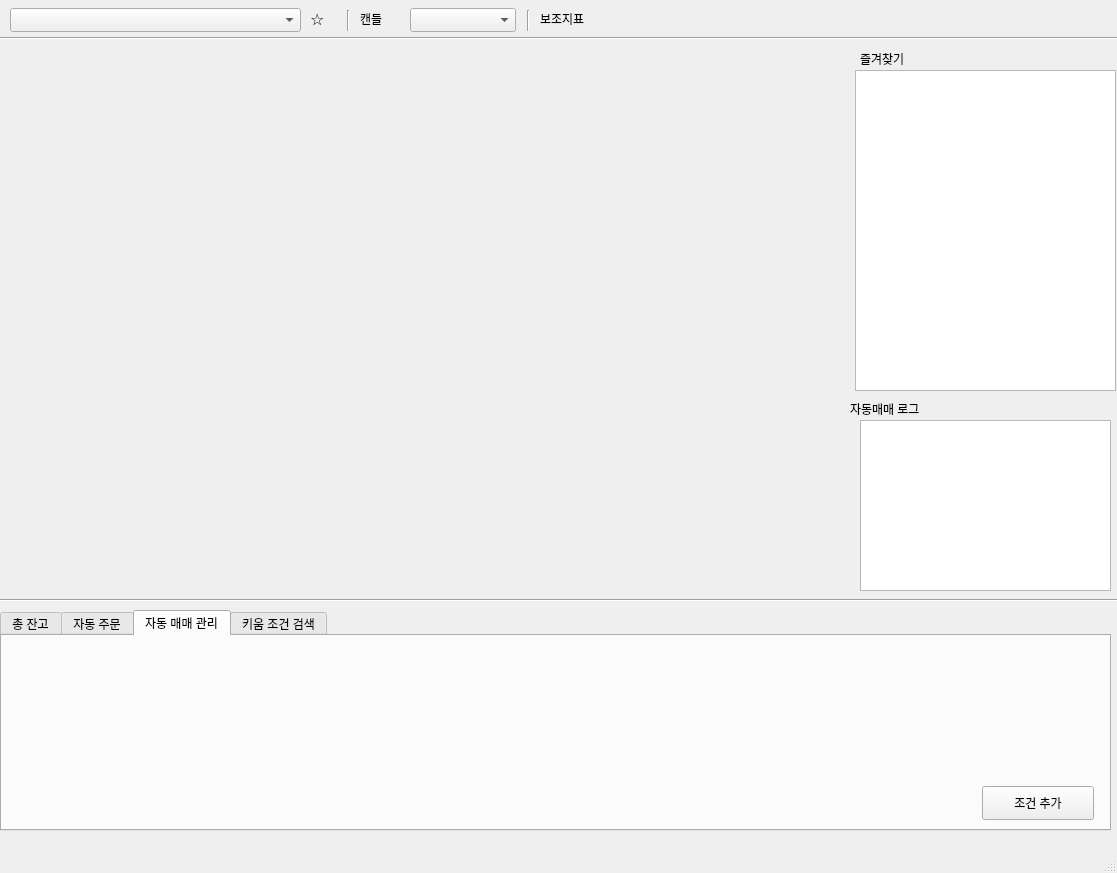
<?xml version="1.0" encoding="UTF-8"?>
<ui version="4.0">
 <class>MainWindow</class>
 <widget class="QMainWindow" name="MainWindow">
  <property name="geometry">
   <rect>
    <x>0</x>
    <y>0</y>
    <width>1117</width>
    <height>873</height>
   </rect>
  </property>
  <property name="windowTitle">
   <string>PATS(Pickel Automated Trading System)</string>
  </property>
  <widget class="QWidget" name="centralwidget">
   <widget class="QTabWidget" name="tab_bottom">
    <property name="geometry">
     <rect>
      <x>0</x>
      <y>610</y>
      <width>1111</width>
      <height>221</height>
     </rect>
    </property>
    <property name="currentIndex">
     <number>2</number>
    </property>
    <widget class="QWidget" name="tab_totalBalance">
     <attribute name="title">
      <string>총 잔고</string>
     </attribute>
     <widget class="QWidget" name="verticalLayoutWidget_2">
      <property name="geometry">
       <rect>
        <x>10</x>
        <y>10</y>
        <width>1091</width>
        <height>141</height>
       </rect>
      </property>
      <layout class="QVBoxLayout" name="bx_tab_totalBalance">
       <item>
        <widget class="QTableWidget" name="tbl_totalBalance"/>
       </item>
      </layout>
     </widget>
    </widget>
    <widget class="QWidget" name="tab_autoOrder">
     <attribute name="title">
      <string>자동 주문</string>
     </attribute>
     <widget class="QWidget" name="verticalLayoutWidget_3">
      <property name="geometry">
       <rect>
        <x>10</x>
        <y>9</y>
        <width>1091</width>
        <height>141</height>
       </rect>
      </property>
      <layout class="QVBoxLayout" name="bx_tab_autoOrder"/>
     </widget>
    </widget>
    <widget class="QWidget" name="tab_managerAutoOrder">
     <attribute name="title">
      <string>자동 매매 관리</string>
     </attribute>
     <widget class="QWidget" name="verticalLayoutWidget_4">
      <property name="geometry">
       <rect>
        <x>10</x>
        <y>10</y>
        <width>1091</width>
        <height>131</height>
       </rect>
      </property>
      <layout class="QVBoxLayout" name="bx_tab_manageAutoOrders"/>
     </widget>
     <widget class="QPushButton" name="bt_addCondition">
      <property name="geometry">
       <rect>
        <x>980</x>
        <y>150</y>
        <width>112</width>
        <height>34</height>
       </rect>
      </property>
      <property name="text">
       <string>조건 추가</string>
      </property>
     </widget>
    </widget>
    <widget class="QWidget" name="tab_kiwoomConditions">
     <attribute name="title">
      <string>키움 조건 검색</string>
     </attribute>
     <widget class="QWidget" name="verticalLayoutWidget_5">
      <property name="geometry">
       <rect>
        <x>10</x>
        <y>9</y>
        <width>1091</width>
        <height>141</height>
       </rect>
      </property>
      <layout class="QVBoxLayout" name="bx_tab_kiwoomConditions"/>
     </widget>
    </widget>
   </widget>
   <widget class="Line" name="line">
    <property name="geometry">
     <rect>
      <x>0</x>
      <y>590</y>
      <width>1121</width>
      <height>20</height>
     </rect>
    </property>
    <property name="orientation">
     <enum>Qt::Horizontal</enum>
    </property>
   </widget>
   <widget class="QTableView" name="tbl_favoriteTable">
    <property name="geometry">
     <rect>
      <x>855</x>
      <y>70</y>
      <width>261</width>
      <height>321</height>
     </rect>
    </property>
   </widget>
   <widget class="QLabel" name="label">
    <property name="geometry">
     <rect>
      <x>860</x>
      <y>50</y>
      <width>77</width>
      <height>18</height>
     </rect>
    </property>
    <property name="text">
     <string>즐겨찾기</string>
    </property>
   </widget>
   <widget class="QLabel" name="label_2">
    <property name="geometry">
     <rect>
      <x>850</x>
      <y>400</y>
      <width>121</width>
      <height>18</height>
     </rect>
    </property>
    <property name="text">
     <string>자동매매 로그</string>
    </property>
   </widget>
   <widget class="QPlainTextEdit" name="tv_atLog">
    <property name="geometry">
     <rect>
      <x>860</x>
      <y>420</y>
      <width>251</width>
      <height>171</height>
     </rect>
    </property>
   </widget>
   <widget class="QComboBox" name="cb_stockList">
    <property name="geometry">
     <rect>
      <x>10</x>
      <y>8</y>
      <width>291</width>
      <height>24</height>
     </rect>
    </property>
   </widget>
   <widget class="QLabel" name="lb_favoriteStar">
    <property name="geometry">
     <rect>
      <x>310</x>
      <y>10</y>
      <width>31</width>
      <height>18</height>
     </rect>
    </property>
    <property name="font">
     <font>
      <pointsize>12</pointsize>
     </font>
    </property>
    <property name="text">
     <string>☆</string>
    </property>
    <property name="textFormat">
     <enum>Qt::PlainText</enum>
    </property>
   </widget>
   <widget class="QComboBox" name="cb_candleList">
    <property name="geometry">
     <rect>
      <x>410</x>
      <y>8</y>
      <width>106</width>
      <height>24</height>
     </rect>
    </property>
   </widget>
   <widget class="QLabel" name="label_3">
    <property name="geometry">
     <rect>
      <x>360</x>
      <y>10</y>
      <width>41</width>
      <height>18</height>
     </rect>
    </property>
    <property name="text">
     <string>캔들</string>
    </property>
   </widget>
   <widget class="QLabel" name="label_4">
    <property name="geometry">
     <rect>
      <x>540</x>
      <y>10</y>
      <width>77</width>
      <height>18</height>
     </rect>
    </property>
    <property name="text">
     <string>보조지표</string>
    </property>
   </widget>
   <widget class="Line" name="line_2">
    <property name="geometry">
     <rect>
      <x>340</x>
      <y>10</y>
      <width>16</width>
      <height>21</height>
     </rect>
    </property>
    <property name="orientation">
     <enum>Qt::Vertical</enum>
    </property>
   </widget>
   <widget class="Line" name="line_3">
    <property name="geometry">
     <rect>
      <x>520</x>
      <y>10</y>
      <width>16</width>
      <height>21</height>
     </rect>
    </property>
    <property name="orientation">
     <enum>Qt::Vertical</enum>
    </property>
   </widget>
   <widget class="QWidget" name="verticalLayoutWidget">
    <property name="geometry">
     <rect>
      <x>10</x>
      <y>50</y>
      <width>831</width>
      <height>541</height>
     </rect>
    </property>
    <layout class="QVBoxLayout" name="bx_chartArea"/>
   </widget>
   <widget class="Line" name="line_4">
    <property name="geometry">
     <rect>
      <x>0</x>
      <y>30</y>
      <width>1121</width>
      <height>16</height>
     </rect>
    </property>
    <property name="orientation">
     <enum>Qt::Horizontal</enum>
    </property>
   </widget>
   <widget class="QWidget" name="verticalLayoutWidget_6">
    <property name="geometry">
     <rect>
      <x>630</x>
      <y>10</y>
      <width>301</width>
      <height>21</height>
     </rect>
    </property>
    <layout class="QVBoxLayout" name="bx_subIndexListArea">
     <property name="spacing">
      <number>6</number>
     </property>
     <property name="topMargin">
      <number>0</number>
     </property>
    </layout>
   </widget>
  </widget>
  <widget class="QStatusBar" name="statusbar"/>
 </widget>
 <resources/>
 <connections/>
</ui>
